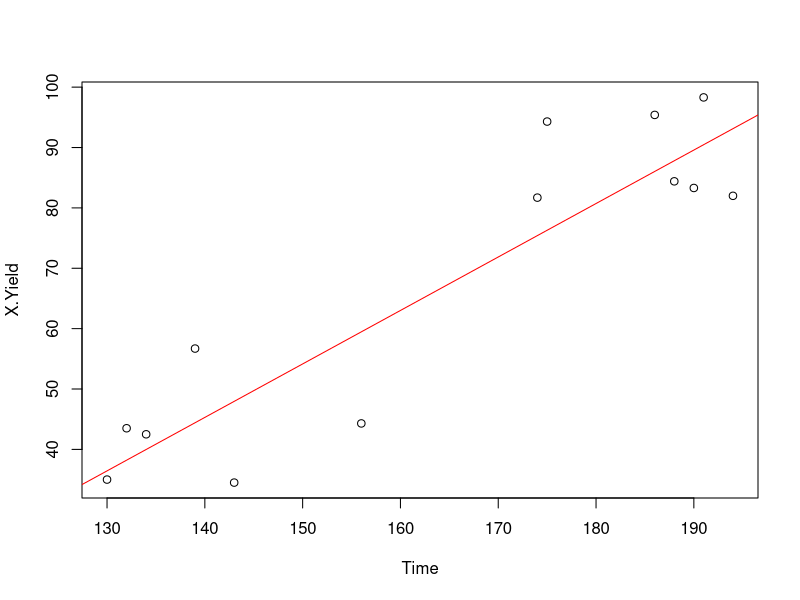
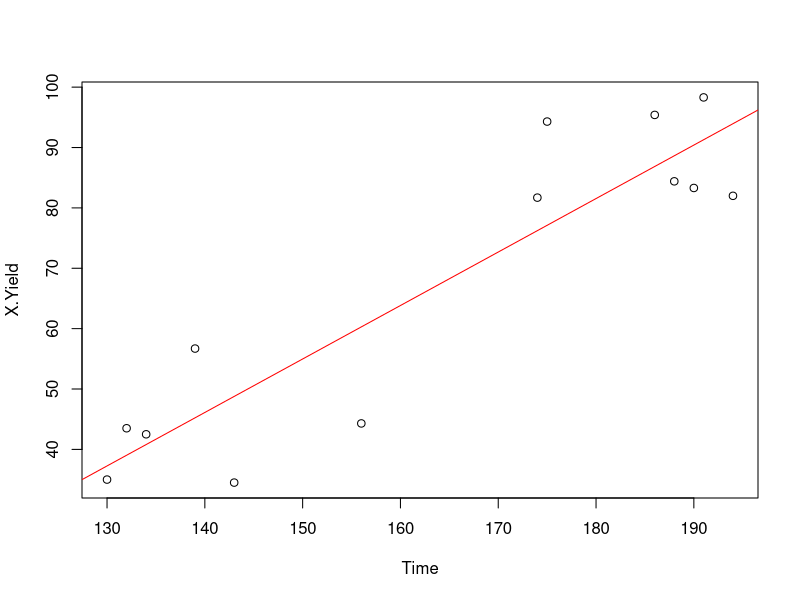

The R source for these figures, in order:
var1<-read.csv("7dataset.csv")
var1
set.seed(1234)
ind<-sample(2,nrow(var1),replace=TRUE,prob=c(0.7,0.3))
ind
length(ind)
training<-var1[ind==1,]
testing<-var1[ind==2,]

#Multiple Linear Regression
model<-lm(X.Yield ~ Time +Temperature,data=training)
model
summary(model)
plot(X.Yield ~ Time,training)
abline(model,col="red")
modelnew<-lm(X.Yield ~ Time,data=training)
modelnew
summary(modelnew)
plot(X.Yield ~ Time,training)
abline(modelnew,col="red")

#Prediction
newypred<-fitted(modelnew)                   
newypred
pred<-predict(modelnew,training)             
pred
testpred<-predict(modelnew,testing)
testpred
predict(model,data.frame(Time=200,Temperature=240))
predict(modelnew,data.frame(Time=200,Temperature=240))

